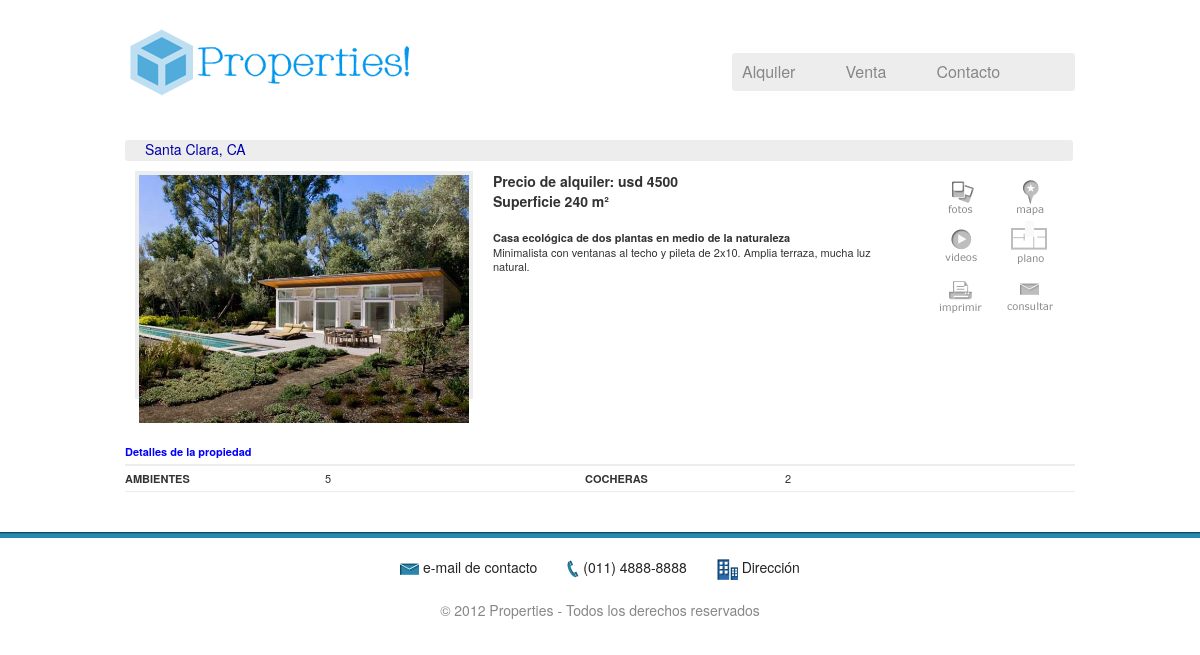
Screenshot of /propiedad.php?idp=14 with the database file from the repository.
### tables this page shows
CREATE TABLE IF NOT EXISTS `propiedades` (
  `idpropiedad` int(11) NOT NULL AUTO_INCREMENT,
  `nombre` varchar(256) NOT NULL,
  `descripcion` varchar(1014) DEFAULT NULL,
  `moneda1` varchar(3) DEFAULT NULL,
  `moneda2` varchar(3) DEFAULT NULL,
  `precio1` int(11) DEFAULT NULL,
  `precio2` int(11) DEFAULT NULL,
  `superficie` int(11) DEFAULT NULL,
  `estado` varchar(30) DEFAULT NULL,
  `operacion` int(11) DEFAULT NULL,
  `visibilidad` varchar(30) DEFAULT NULL,
  `mapa` varchar(1024) DEFAULT NULL,
  `fotop` int(11) DEFAULT NULL,
  `plano` int(11) DEFAULT NULL,
  `fechaalta` datetime NOT NULL,
  `fechamod` datetime NOT NULL,
  PRIMARY KEY (`idpropiedad`)
);

CREATE TABLE IF NOT EXISTS `fotos` (
  `idfoto` int(11) NOT NULL AUTO_INCREMENT,
  `descripcion` varchar(256) DEFAULT NULL,
  `idpropiedad` int(11) NOT NULL,
  PRIMARY KEY (`idfoto`)
);

CREATE TABLE IF NOT EXISTS `videos` (
  `idvideo` int(11) NOT NULL AUTO_INCREMENT,
  `descripcion` varchar(256) DEFAULT NULL,
  `url` varchar(256) DEFAULT NULL,
  `idpropiedad` int(11) NOT NULL,
  PRIMARY KEY (`idvideo`)
);

CREATE TABLE IF NOT EXISTS `detalles` (
  `iddetalle` int(11) NOT NULL AUTO_INCREMENT,
  `nombre` varchar(256) NOT NULL,
  PRIMARY KEY (`iddetalle`)
);

CREATE TABLE IF NOT EXISTS `propxdetalles` (
  `idpd` int(11) NOT NULL AUTO_INCREMENT,
  `idpropiedad` int(11) NOT NULL,
  `iddetalle` int(11) NOT NULL,
  `valor` varchar(256) DEFAULT NULL,
  PRIMARY KEY (`idpd`)
);

### propiedad.php (the view, shortened to what this page needs)
<?php
include ('classes.php');
$c=new Conector();
$c->abrirbase(SERVER,DATABASE,DATABASEUSER,DATABASEPASSWORD);
$p=$c->get_propiedad_db($_GET['idp'],1);
echo startheader($p->get_nombre()." - Properties - Propiedades en alquiler y venta en la Ciudad de Buenos Aires. Argentina");
echo lightboxclone();
echo endheader();
?>
<div id="container">
<?php echo headermenu(); ?>
 <div id="content">
 <div id="cuerpo">
 <div class="pfiltrada">
<div class="propencabezado">
<?php echo $p->get_nombre();
?>
</div>
 <div class="propfoto">
<?php
  $cl="";
if (count($p->get_fotos())==0) {
  if ($p->get_estado!="Disponible") {
    $cl='<div class="d'.strtolower($p->get_estado()).'"></div>';
  }
  echo '<img src="'.NOPICBIG.'" width="330" height="248" border="0" />';
  echo $cl;
} else {
foreach ($p->get_fotos() as $k => $f) {
  echo '<a href="'.$p->href_foto_media($f->get_idfoto()).'" rel="prettyPhoto[gallery2]">';
  if ($k==0) echo '<img src="'.$p->href_foto_media($f->get_idfoto()).'"  width="330" height="248" border="0" />';
  echo '</a>';
}
}
?>
</div>
 <div class="detalle">
 <?php
      if (($p->get_operacion()==1) or ($p->get_operacion()==3)) {
          echo "<p>Precio de alquiler: ".$p->get_moneda1().' '.$p->get_precio1();
          echo "</p>";
        }
      echo '<p>Superficie '.$p->get_superficie().' m²</p>';
 ?>
 </div>
 <?php
   echo '<div class="propiconos">';
      foreach ($p->get_fotos() as $k => $f) {
          echo '<a href="'.$p->href_foto_media($f->get_idfoto()).'" rel="prettyPhoto[gallery1]">';
          if ($k==0) echo '<div class="pics"></div>';
          echo '</a>';
        }
       if ($p->get_mapa()!="") {
      echo '<a href="mapa.php?idp='.$p->get_idpropiedad().'&iframe=true&width=475&height=430" rel="prettyPhoto[iframe]"> <div class="mapa"></div></a>';
      }
      foreach ($p->get_videos() as $k => $f) {
        echo '<a href="'.$f->get_url().'" rel="prettyPhoto[galleryv]" title="'.$p->get_nombre().'">';
        if ($k==0) echo '<div class="videos"></div>';
        echo '</a>';
        }
      if ($p->get_plano()!="") {
        echo '<a href="'.$p->href_foto_media($p->get_plano()).'" rel="prettyPhoto" title="Plano '.$p->get_nombre().'"><div class="plano"></div></a>';
      }
        else {
        }
      echo '<a href="#"> <div class="print"></div></a>
    <a href="#"';
    echo $p->get_nombre().'\'">';
    echo '<div class="sobre"></div></a>';
    echo '</div>';'
    ';
 ?>
<?php
echo '<div class="porpinfo">';
echo "<p>".$p->get_descripcion(1,355)."</p>";
echo '</div>';
?>
 <div class="tcontenedor">
 <div><title>Detalles de la propiedad</title></div>
<?php
if ($p->get_detalle()!=NULL) {
$izq="";
$der="";
foreach ($p->get_detalle() as $k => $d) {
    if ($k%2==0) {
      $izq.='<div class="tabla"><span>'.$d->get_nombre().'</span> '.$d->get_valor().'</div>';
    } else {
      $der.='<div class="tabla"><span>'.$d->get_nombre().'</span> '.$d->get_valor().'</div>';
    }
}
echo '<div class="grupo">';
echo $izq;
echo '</div>';
echo '<div class="grupo">';
echo $der;
echo '</div>';
}
?>
 </div>
 </div>
 </div>
 </div>
</div>
<?php
echo footer();
echo endpage();
?>

### functions_hm.php (shortened to what this page needs)
<?php
function endheader(){
	return '</head><body>';
}
function footer(){
	return '<div id="footer"><img src="img/sobre.png" width="19" height="12" border="0" /> <a href="mailto:#">e-mail de contacto</a><img src="img/phone.png" style="margin-left:30px;" width="12" height="18" border="0" /> (011) 4888-8888<img src="img/dir.png" style="margin-left:30px;" width="21" height="21" border="0" /> Dirección<br /><br />
 <span style="color:#878787;">&copy; 2012 Properties - Todos los derechos reservados</span>
 </div>
 ';
}
function endpage() {
	return footerbootstrap().'</body></html>';
}
function startheader($t="") {
return '<!DOCTYPE html PUBLIC "-//W3C//DTD XHTML 1.0 Transitional//EN" "http://www.w3.org/TR/xhtml1/DTD/xhtml1-transitional.dtd">
<html xmlns="http://www.w3.org/1999/xhtml">
<head>
'.METACHARSET.'
<title>'.$t.'</title>
<link href="class.css" rel="stylesheet" type="text/css" />
'.headbootstrap();
}
function lightboxclone() {
	return '<script src="js/jquery-1.6.1.min.js" type="text/javascript"></script>
    <link rel="stylesheet" href="css/prettyPhoto.css" type="text/css" media="screen" title="prettyPhoto main stylesheet" charset="utf-8" />
    <script src="js/jquery.prettyPhoto.js" type="text/javascript" charset="utf-8"></script>';
}
function headermenu($o=0) {
	$ret ='<div id="header">';
	$ret .='<a href="index.php"><img src="img/hm_logo.png" style="float:left" width="291" height="84" alt="Properties" title="Properties - arquitectura + inmobiliaria" border="0" /></a>';
    $ret .='<div class="menu">';
	$ret .='<ul>';
	$sel=array("","","","");
	$sel[$o]='class="selected"';
	$ret .='<li '.$sel[1].'><a href="listado.php?o=1">Alquiler</a></li>';
	$ret .='<li '.$sel[2].'><a href="listado.php?o=2">Venta</a></li>';
	$ret .='<li '.$sel[3].'><a href="#">Contacto</a></li>';
	$ret .='</ul></div></div>';
	return $ret;
}
function headbootstrap(){
return '
    <link href="css/bootstrap.min.css" rel="stylesheet" media="screen">';
}
function footerbootstrap(){
$ret ='';
$ret .='    <script src="http://code.jquery.com/jquery-latest.js"></script>';
$ret .='';
$ret .='    <script src="js/bootstrap-transition.js"></script>';
$ret .='    <script src="js/bootstrap-alert.js"></script>';
$ret .='    <script src="js/bootstrap-modal.js"></script>';
$ret .='    <script src="js/bootstrap-dropdown.js"></script>';
$ret .='    <script src="js/bootstrap-scrollspy.js"></script>';
$ret .='    <script src="js/bootstrap-tab.js"></script>';
$ret .='    <script src="js/bootstrap-tooltip.js"></script>';
$ret .='    <script src="js/bootstrap-popover.js"></script>';
$ret .='    <script src="js/bootstrap-button.js"></script>';
$ret .='    <script src="js/bootstrap-collapse.js"></script>';
$ret .='    <script src="js/bootstrap-carousel.js"></script>';
$ret .='    <script src="js/bootstrap-typeahead.js"></script>';
$ret .='    <script src="js/bootstrap-affix.js"></script>';
return $ret;
}
?>

### classes.php (shortened to what this page needs)
<?php
include ('functions_hm.php');
class Propiedad {
   private $_idpropiedad;
   private $_nombre;
   private $_descripcion;
   private $_moneda1;
   private $_precio1;
   private $_superficie;
   private $_detalle=array();
   private $_operacion;
   private $_foto=array();
   private $_video=array();
   private $_mapa;
   private $_plano;
  function set_idpropiedad($i) {
	$this->_idpropiedad=$i;
	}
  function get_idpropiedad() {
	return $this->_idpropiedad;
  }
   function get_nombre() {
	   return $this->_nombre;
	}
	function set_nombre($n) {
		$this->_nombre=$n;
	}
	function get_descripcion($s=0,$l=0) {
	if ($s==0) return $this->_descripcion;
		else {
			$desc="<strong>";
			$pos=strpos($this->_descripcion,"\r");
			$desc.=substr_replace($this->_descripcion,'</strong>', ($pos));
			$desc.="<br/>".substr($this->_descripcion,$pos);
			if ($l==0) return $desc;
				else {
					return substr($desc,0,$l+22);
				}
		}
	}
	function set_descripcion($s) {
		$this->_descripcion=$s;
	}
	function get_moneda1() {
	   return $this->_moneda1;
   }
	function set_moneda1($m) {
		$this->_moneda1=$m;
	}
	function get_precio1(){
		return $this->_precio1;
	}
	function set_precio1($p){
		$this->_precio1=$p;
	}
   function get_superficie() {
	   return $this->_superficie;
   }
	function set_superficie($s) {
		$this->_superficie=$s;
	}
	function get_operacion() {
	   return $this->_operacion;
   }
	function set_operacion($o) {
		$this->_operacion=$o;
	}
	function set_video($m) {
		$this->_video=$m;
	}
	function get_mapa() {
	   return $this->_mapa;
   }
	function set_mapa($m) {
		$this->_mapa=$m;
	}
	function get_detalle() {
		return $this->_detalle;
	}
	function set_detalle($d) {
		$this->_detalle=$d;
	}
	function href_foto_media($i){
		$filename=$this->_idpropiedad.'-'.$i.'.jpg';
		return FOTOSMEDIAS.$filename;
	}
	function get_fotos(){
		return $this->_foto;
	}
	function set_foto($f){
		$this->_foto=$f;
	}
	function get_plano(){
		return $this->_plano;
	}
	function set_plano($id){
		if ($id==NULL) unset($this->_plano);
		else $this->_plano=$id;
	}
	function get_videos(){
		return $this->_video;
	}
  }
 class Detalle {
	 private $_valor;
	 private $_nombre;
	 function get_nombre(){
		 return $this->_nombre;
	 }
	 function set_nombre($n){
		 $this->_nombre=trim($n);
	 }
	function get_valor(){
		 return $this->_valor;
	 }
	 function set_valor($v){
		 $this->_valor=$v;
	 }
}
class Foto {
	private $_idfoto;
	function get_idfoto(){
		return $this->_idfoto;
	}
	function set_idfoto($id) {
		$this->_idfoto=$id;
	}
}
class Video{
	private $_url;
	function get_url() {
		return $this->_url;
	}
	function set_url($u) {
		$this->_url=$u;
	}
}
class Conector {
		function get_detalles_db($idpropiedad) {
			$querytxt="select * from propxdetalles pd, detalles d where pd.idpropiedad=".$idpropiedad." and pd.iddetalle=d.iddetalle;";
			$q=mysql_query($querytxt);
			if (mysql_num_rows($q)==0) { return NULL; }
				else {
				$detalles = array();
				while ($datos=mysql_fetch_array($q)) {
					$d = new detalle();
					$d->set_iddetalle($datos['iddetalle']);
					$d->set_nombre($datos['nombre']);
					$d->set_valor($datos['valor']);
					$detalles[]=$d;
				}
				return $detalles;
				}
		}
		function get_propiedad_db($id,$safe=0) {
			$addsel="";
			if ($safe==1) {
				$addsel=" AND visibilidad='Visible'";
				}
			$querytxt="select * from propiedades where idpropiedad=".$id.$addsel.";";
			$q=mysql_query($querytxt);
			if (mysql_num_rows($q)==0) return NULL;
				else {
					$data=mysql_fetch_array($q);
					$p = new Propiedad();
					$p->set_idpropiedad($data['idpropiedad']);
					$p->set_nombre($data['nombre']);
					$p->set_descripcion($data['descripcion']);
					$p->set_moneda1($data['moneda1']);
					$p->set_precio1($data['precio1']);
					$p->set_moneda2($data['moneda2']);
					$p->set_precio2($data['precio2']);
					$p->set_superficie($data['superficie']);
					$p->set_estado($data['estado']);
					$p->set_operacion($data['operacion']);
					$p->set_visibilidad($data['visibilidad']);
					$p->set_mapa($data['mapa']);
					$p->set_detalle($this->get_detalles_db($id));
					$p->set_foto($this->get_fotos_db($id));
					$p->set_video($this->get_videos_db($id));
					$p->set_fotop($data['fotop']);
					$p->set_plano($data['plano']);
					return $p;
				}
		}
		function get_fotos_db($idpropiedad) {
			$querytxt="select * from fotos f where f.idpropiedad=".$idpropiedad." order by f.idfoto;";
			$q=mysql_query($querytxt);
			$fotos=array();
				while ($datos=mysql_fetch_array($q)) {
					$d = new foto();
					$d->set_idfoto($datos['idfoto']);
					$fotos[]=$d;
				}
				return $fotos;
		}
		function get_videos_db($idpropiedad) {
			$querytxt="select * from videos v where v.idpropiedad=".$idpropiedad." order by v.idvideo;";
			$q=mysql_query($querytxt);
			$videos=array();
			while ($datos=mysql_fetch_array($q)) {
					$d = new video();
					$d->set_idvideo($datos['idvideo']);
					$d->set_url($datos['url']);
					$d->set_descripcion($datos['descripcion']);
					$videos[]=$d;
				}
				return $videos;
		}
}

### class.css (style rules this page uses)
body { margin:0 auto; height:100%; font-family:Verdana, Arial, Helvetica, sans-serif; font-size: small; text-align:center; color:#878787; background-color:#f9f9f9; }
#container { min-height:300px; width:950px; margin: 0 auto; }
#header { margin:20px 0 20px 0; width:950px; text-align:left; height:100px; }
.menu { float:right; font-size:16px; text-decoration:none; text-align:left; height:38px; line-height:38px; background-color:#eeeded; -webkit-border-radius: 3px; -moz-border-radius: 3px; border-radius: 3px; margin-top:33px; }
.menu ul { margin:0; float:left; list-style-type:none; text-align:left; width:333px; line-height:38px; margin-left:10px; }
.menu li { margin:0; text-decoration:none; float:left; line-height:38px; margin-right:50px; }
.menu li a { margin:0; color:#878787; width:60px; text-decoration:none; line-height:38px; }
#cuerpo { padding-bottom:70px; min-height:200px; }
#footer { bottom:0; width:100%; height:70px; text-align:center; position:relative; float:left; margin-top:10px; background-image:url(img/lin_foot.jpg); background-repeat:repeat-x; color:#252323; padding-top:25px; }
#footer a { text-decoration:none; color:#252323; }
#content { display:block; width:900px; line-height:18px; }
.pfiltrada { display:block; width:950px; float:left; text-align:left; }
.pics { width:50px; height:50px; background-image:url(img/icon_fotos.png); float:left; margin:0 10px; }
.mapa { width:50px; height:50px; background-image:url(img/icon_mapas.png); float:left; margin:0 10px; }
.videos { width:50px; height:50px; background-image:url(img/icon_videos.png); float:left; margin: 0 10px; }
.plano { width:50px; height:50px; background-image:url(img/icon_plano.png); float:left; margin: 0 10px; }
.print { width:50px; height:50px; background-image:url(img/icon_print.png); float:left; margin: 0 10px; }
.sobre { width:50px; height:50px; background-image:url(img/icon_sobre.png); float:left; margin: 0 10px; }
.propfoto { display:block; width:330px; height:220px; border: 4px #eeeded solid; float:left; margin:10px; }
.detalle { width:250px; font-weight:bold; float:left; margin:10px; line-height:20px; }
.detalle p { margin:0; padding:0; }
.porpinfo { width:394px; margin:10px; display:block; float:left; font-size:11px; }
.porpinfo p { margin:0; padding:0; line-height:14px; }
.propiconos { width:140px; display:block; float:right; margin:10px; }
.propencabezado { height:21px; width:928px; background-color:#eeeded; -webkit-border-radius: 3px; -moz-border-radius: 3px; border-radius: 3px; color:#0000aa; padding-left:20px; }
.tcontenedor { width:950px; display:block; margin:30px 0; float:left; line-height:25px; font-size:11px; }
.tcontenedor title { font-weight:bold; color:#0000ff; border-bottom:#eeeded solid 2px; display:block; }
.grupo { width:460px; display:block; float:left; }
.tabla { width:490px; border-bottom:#eeeded solid 1px; display:block; float:left; text-transform:uppercase; }
.tabla span { font-weight:bold; display:block; width:200px; float:left; }

### rows the page displays
propiedades: nombre "Santa Clara, CA", moneda1 "usd", precio1 "4500", superficie "240", descripcion "Casa ecológica de dos plantas en medio de la naturaleza", descripcion "Minimalista con ventanas al techo y pileta de 2x10. Amplia terraza, mucha luz natural."
detalles: nombre "AMBIENTES"
propxdetalles: valor "5"
detalles: nombre "COCHERAS"
propxdetalles: valor "2"
